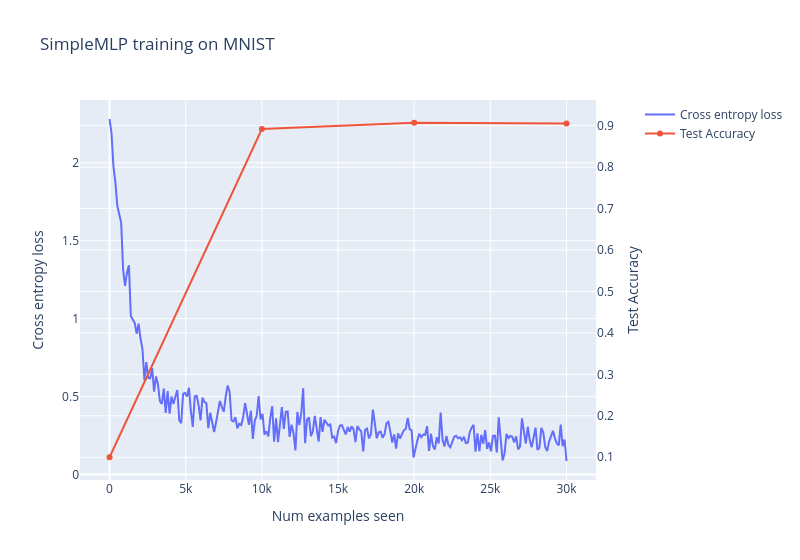

Notebook code for this chart:
### Markdown cell above
### Simple MLP


The diagram below shows what your MLP should look like:

<img src="https://raw.githubusercontent.com/info-arena/ARENA_img/main/misc/mlp-mermaid.svg" width="170">

### Code cell
class SimpleMLP(nn.Module):
    def __init__(self):
        super().__init__()
        self.flat = Flatten()
        self.linear1 = Linear(28**2,100)
        self.linear2 = Linear(100,10)
        self.rel = ReLU()

    def forward(self, x: Tensor) -> Tensor:
        x = self.flat(x)
        au = self.linear1(x)
        au2 = self.rel(au)
        return self.linear2(au2)


MNIST_TRANSFORM = transforms.Compose( # necesaria para get_emnist
    [
        transforms.ToTensor(),
        transforms.Normalize(0.1307, 0.3081),
    ]
)

def get_mnist(trainset_size: int = 10_000, testset_size: int = 1_000) -> tuple[Subset, Subset]:
    """Returns a subset of MNIST training data."""

    # Get original datasets, which are downloaded to "./data" for future use
    mnist_trainset = datasets.MNIST(exercises_dir / "data", train=True, download=True, transform=MNIST_TRANSFORM)
    mnist_testset = datasets.MNIST(exercises_dir / "data", train=False, download=True, transform=MNIST_TRANSFORM)

    # # Return a subset of the original datasets
    mnist_trainset = Subset(mnist_trainset, indices=range(trainset_size))
    mnist_testset = Subset(mnist_testset, indices=range(testset_size))

    return mnist_trainset, mnist_testset




#@dataclass # <--- Se usa cuando la clase contiene solo datos. Con esto evitamos el init. Los datos deben ser inmutables
#class SimpleMLPTrainingArgs:
@dataclass
class SimpleMLPTrainingArgs:
    """
    Defining this class implicitly creates an __init__ method, which sets arguments as below, e.g.
    self.batch_size=64. Any of these fields can also be overridden when you create an instance, e.g.
    SimpleMLPTrainingArgs(batch_size=128).
    """

    batch_size: int = 64
    epochs: int = 3
    learning_rate: float = 1e-3
    device: t.device = field(default_factory=lambda: t.device("cuda:0" if t.cuda.is_available() else "cpu")) # field evita el error
                                                                                                           # de que device es mutable
def train(args: SimpleMLPTrainingArgs) -> tuple[list[float], list[float], int, SimpleMLP]:
    model = SimpleMLP().to(args.device)
    mnist_trainset, mnist_testset = get_mnist()
    mnist_trainloader = DataLoader(mnist_trainset, batch_size=args.batch_size, shuffle=True)
    mnist_testloader = DataLoader(mnist_testset, batch_size=args.batch_size, shuffle=False)
    optimizer = t.optim.Adam(model.parameters(), lr=1e-3)
    loss_list = []
    acc_list = []

    for epoch in range(args.epochs):
        pbar = tqdm(mnist_trainloader)

        for imgs, labels in pbar:
            # Move data to device, perform forward pass
            imgs, labels = imgs.to(args.device), labels.to(args.device)
            logits = model(imgs)
            # Calculate loss, perform backward pass
            loss = F.cross_entropy(logits, labels)
            loss.backward()
            optimizer.step()
            optimizer.zero_grad()

            # Update logs & progress bar
            loss_list.append(loss.item())
            pbar.set_postfix(epoch=f"{args.epochs + 1}/{args.epochs}", loss=f"{loss:.3f}")

        # Loop de validación
        acc = 0
        for imgs,labels in mnist_testloader:
            imgs, labels = imgs.to(args.device), labels.to(args.device)
            with t.inference_mode():
                logits = model(imgs)
            predictions = t.argmax(logits,dim=1)
            acc += (predictions == labels).sum().item()           
 
        acc_list.append(acc/len(mnist_testset))
            
    return loss_list, acc_list, len(mnist_trainset), model

#-------------------------------main------------------------------------

args = SimpleMLPTrainingArgs(batch_size=128)
loss, accuracy, au, model = train(args)

line(
    y=[loss, [0.1] + accuracy],  # we start by assuming a uniform accuracy of 10%
    use_secondary_yaxis=True,
    x_max=args.epochs * au,
    labels={"x": "Num examples seen", "y1": "Cross entropy loss", "y2": "Test Accuracy"},
    title="SimpleMLP training on MNIST",
    width=800,
)

### Figure 1 — Plotly figure (JSON) as saved in the notebook; plotly's stock layout.template omitted (floating-point values rounded to 4 significant figures; data arrays with more than 128 entries replaced by an {"elided": "..."} marker saying what was removed)
{"data": [{"name": "Cross entropy loss", "type": "scatter", "x": {"elided": "237 float values"}, "xaxis": "x", "y": {"elided": "237 float values"}, "yaxis": "y"}, {"name": "Test Accuracy", "type": "scatter", "x": [0.0, 10000.0, 20000.0, 30000.0], "xaxis": "x", "y": [0.1, 0.892, 0.907, 0.905], "yaxis": "y2"}], "layout": {"hovermode": "x unified", "title": {"text": "SimpleMLP training on MNIST"}, "width": 800, "xaxis": {"anchor": "y", "domain": [0, 0.94], "title": {"text": "Num examples seen"}}, "yaxis": {"anchor": "x", "domain": [0, 1], "title": {"text": "Cross entropy loss"}}, "yaxis2": {"anchor": "x", "overlaying": "y", "side": "right", "title": {"text": "Test Accuracy"}}}}
